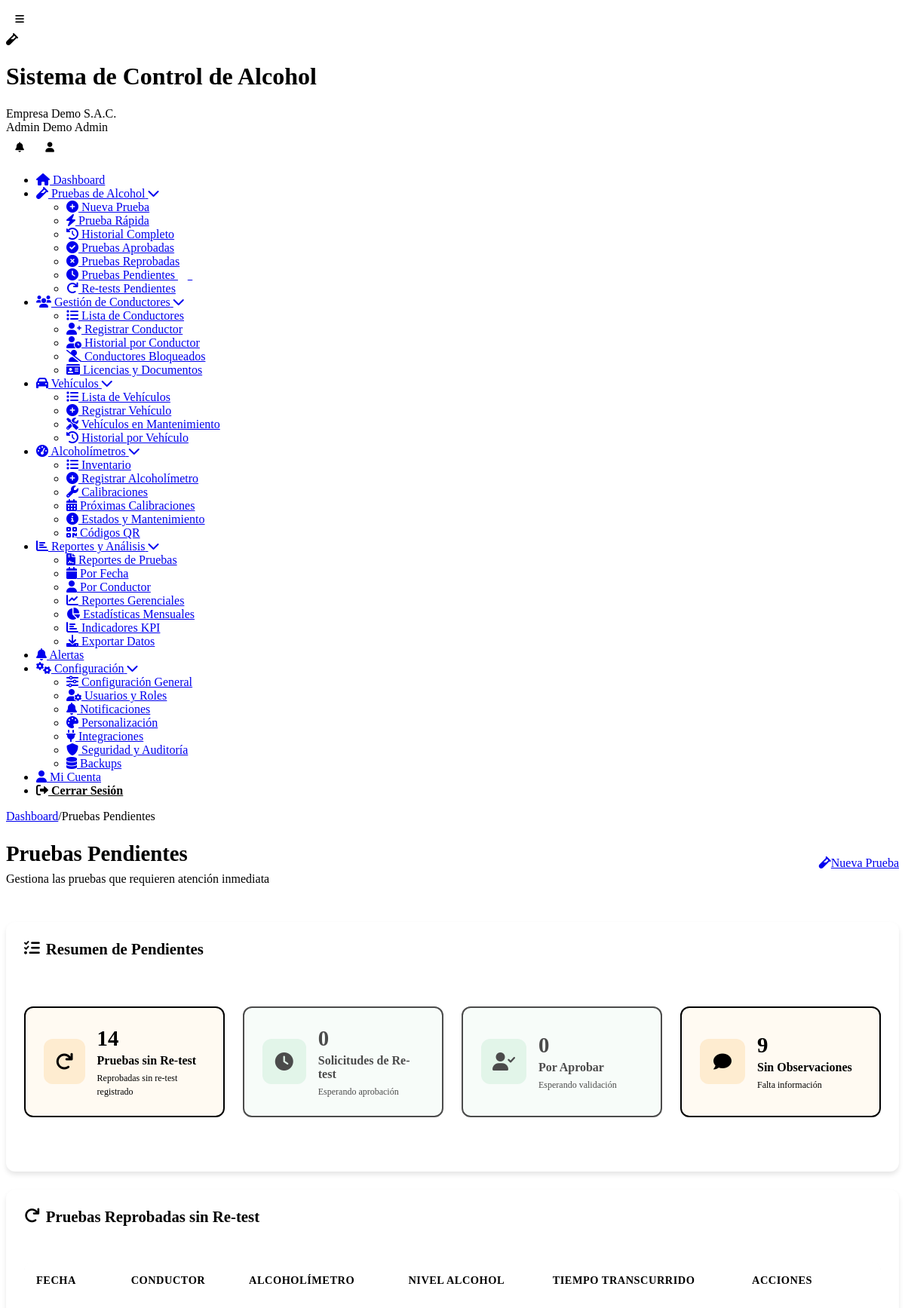
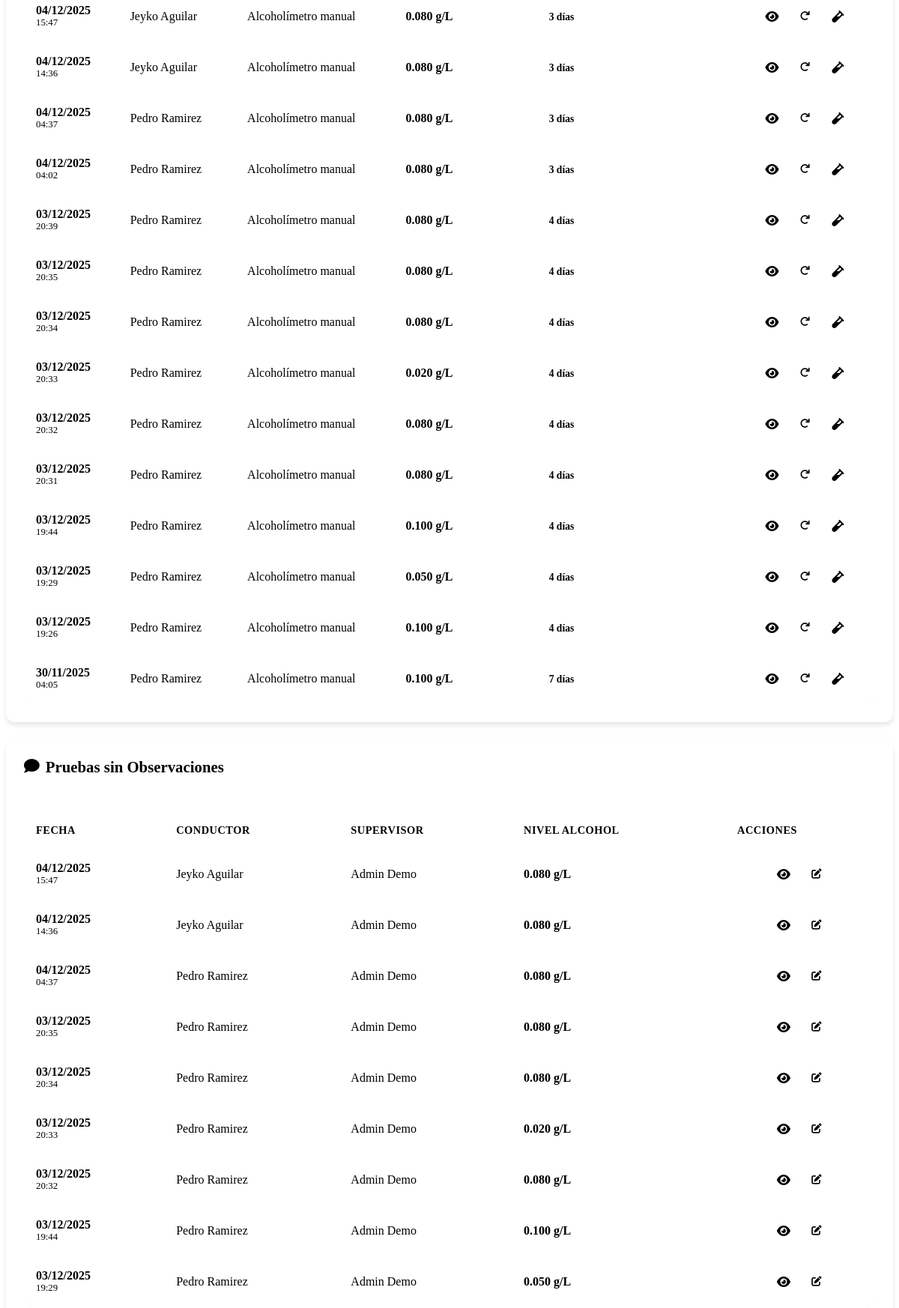
Screenshot of /pruebas-pendientes.php (signed in, upper part) with the database file from the repository (2 pictures, top to bottom).
### tables this page shows
CREATE TABLE `usuarios` (
  `id` int(11) NOT NULL,
  `cliente_id` int(11) DEFAULT NULL,
  `nombre` varchar(100) NOT NULL,
  `apellido` varchar(100) DEFAULT NULL,
  `email` varchar(255) NOT NULL,
  `password` varchar(255) NOT NULL,
  `telefono` varchar(20) DEFAULT NULL,
  `dni` varchar(15) DEFAULT NULL,
  `rol` enum('super_admin','admin','supervisor','operador','conductor','auditor') NOT NULL,
  `foto_perfil` varchar(255) DEFAULT NULL,
  `estado` tinyint(1) DEFAULT 1,
  `ultimo_login` timestamp NULL DEFAULT NULL,
  `token_recuperacion` varchar(100) DEFAULT NULL,
  `fecha_expiracion_token` datetime DEFAULT NULL,
  `intentos_login` int(11) DEFAULT 0,
  `bloqueado_hasta` datetime DEFAULT NULL,
  `fecha_creacion` timestamp NULL DEFAULT current_timestamp()
);

CREATE TABLE `clientes` (
  `id` int(11) NOT NULL,
  `nombre_empresa` varchar(255) NOT NULL,
  `ruc` varchar(20) NOT NULL,
  `direccion` text DEFAULT NULL,
  `telefono` varchar(20) DEFAULT NULL,
  `email_contacto` varchar(255) DEFAULT NULL,
  `plan_id` int(11) NOT NULL,
  `logo` varchar(255) DEFAULT NULL,
  `color_primario` varchar(7) DEFAULT '#2196F3',
  `color_secundario` varchar(7) DEFAULT '#1976D2',
  `fecha_registro` timestamp NULL DEFAULT current_timestamp(),
  `fecha_vencimiento` date DEFAULT NULL,
  `estado` enum('activo','inactivo','suspendido','prueba') DEFAULT 'prueba',
  `token_api` varchar(100) DEFAULT NULL,
  `modo_demo` tinyint(1) DEFAULT 1
);

CREATE TABLE `pruebas` (
  `id` int(11) NOT NULL,
  `cliente_id` int(11) NOT NULL,
  `alcoholimetro_id` int(11) NOT NULL,
  `conductor_id` int(11) NOT NULL,
  `supervisor_id` int(11) NOT NULL,
  `vehiculo_id` int(11) DEFAULT NULL,
  `nivel_alcohol` decimal(5,3) NOT NULL,
  `limite_permisible` decimal(5,3) DEFAULT 0.000,
  `resultado` enum('aprobado','reprobado') NOT NULL,
  `es_retest` tinyint(1) DEFAULT 0,
  `prueba_padre_id` int(11) DEFAULT NULL,
  `intento_numero` int(11) DEFAULT 1,
  `motivo_retest` varchar(100) DEFAULT NULL,
  `aprobado_por_supervisor` tinyint(1) DEFAULT 0,
  `fecha_aprobacion_retest` timestamp NULL DEFAULT NULL,
  `latitud` decimal(10,8) DEFAULT NULL,
  `longitud` decimal(11,8) DEFAULT NULL,
  `direccion_geocodificada` text DEFAULT NULL,
  `foto_evidencia` varchar(255) DEFAULT NULL,
  `firma_conductor` varchar(255) DEFAULT NULL,
  `firma_supervisor` varchar(255) DEFAULT NULL,
  `observaciones` text DEFAULT NULL,
  `fecha_prueba` timestamp NULL DEFAULT current_timestamp(),
  `sync_movil` tinyint(1) DEFAULT 0,
  `dispositivo_movil` varchar(100) DEFAULT NULL,
  `hash_verificacion` varchar(100) DEFAULT NULL,
  `temperatura_ambiente` decimal(4,2) DEFAULT NULL,
  `humedad_ambiente` decimal(4,2) DEFAULT NULL
);

CREATE TABLE `alcoholimetros` (
  `id` int(11) NOT NULL,
  `cliente_id` int(11) NOT NULL,
  `numero_serie` varchar(50) NOT NULL,
  `nombre_activo` varchar(100) NOT NULL,
  `modelo` varchar(50) DEFAULT NULL,
  `marca` varchar(50) DEFAULT NULL,
  `fecha_calibracion` date DEFAULT NULL,
  `proxima_calibracion` date DEFAULT NULL,
  `estado` enum('activo','inactivo','mantenimiento','calibracion') DEFAULT 'activo',
  `qr_code` varchar(255) DEFAULT NULL,
  `fecha_creacion` timestamp NULL DEFAULT current_timestamp(),
  `fecha_actualizacion` timestamp NULL DEFAULT current_timestamp() ON UPDATE current_timestamp()
);

CREATE TABLE `configuraciones` (
  `id` int(11) NOT NULL,
  `cliente_id` int(11) NOT NULL,
  `limite_alcohol_permisible` decimal(5,3) DEFAULT 0.000,
  `intervalo_retest_minutos` int(11) DEFAULT 15,
  `intentos_retest` int(11) DEFAULT 3,
  `requerir_geolocalizacion` tinyint(1) DEFAULT 1,
  `requerir_foto_evidencia` tinyint(1) DEFAULT 0,
  `requerir_firma_digital` tinyint(1) DEFAULT 1,
  `notificaciones_email` tinyint(1) DEFAULT 1,
  `notificaciones_sms` tinyint(1) DEFAULT 0,
  `notificaciones_push` tinyint(1) DEFAULT 1,
  `timezone` varchar(50) DEFAULT 'America/Lima',
  `idioma` enum('es','en','pt') DEFAULT 'es',
  `formato_fecha` varchar(20) DEFAULT 'd/m/Y',
  `fecha_actualizacion` timestamp NULL DEFAULT current_timestamp() ON UPDATE current_timestamp(),
  `nivel_advertencia` decimal(5,3) DEFAULT 0.025,
  `nivel_critico` decimal(5,3) DEFAULT 0.080,
  `unidad_medida` varchar(10) DEFAULT 'g/L',
  `bloqueo_conductor_horas` int(11) DEFAULT 24,
  `notificar_supervisor_retest` tinyint(1) DEFAULT 1,
  `requerir_aprobacion_supervisor` tinyint(1) DEFAULT 0,
  `requerir_observaciones` tinyint(1) DEFAULT 0,
  `tiempo_maximo_prueba_minutos` int(11) DEFAULT 10,
  `distancia_maxima_metros` int(11) DEFAULT 500,
  `notificaciones_whatsapp` tinyint(1) DEFAULT 0,
  `email_notificacion` varchar(255) DEFAULT NULL,
  `telefono_notificacion` varchar(20) DEFAULT NULL,
  `emails_adicionales` text DEFAULT NULL,
  `backup_diario` tinyint(1) DEFAULT 1,
  `backup_semanal` tinyint(1) DEFAULT 1,
  `backup_mensual` tinyint(1) DEFAULT 0,
  `retencion_dias` int(11) DEFAULT 30,
  `observaciones` text NOT NULL
);

### pruebas-pendientes.php (the view, shortened to what the rows shown need)
<?php
require_once __DIR__ . '/includes/Database.php';
$page_title = 'Pruebas Pendientes';
require_once __DIR__ . '/includes/header.php';
$db = new Database();
$cliente_id = $_SESSION['cliente_id'] ?? 0;
$configuracion = $db->fetchOne("
    SELECT limite_alcohol_permisible, nivel_advertencia, nivel_critico, unidad_medida,
           requerir_aprobacion_supervisor, intervalo_retest_minutos
    FROM configuraciones
    WHERE cliente_id = ?
", [$cliente_id]);
$pruebas_sin_retest = $db->fetchAll("
    SELECT p.*,
           a.nombre_activo as alcoholimetro_nombre,
           CONCAT(u_conductor.nombre, ' ', u_conductor.apellido) as conductor_nombre,
           u_conductor.dni as conductor_dni,
           CONCAT(u_supervisor.nombre, ' ', u_supervisor.apellido) as supervisor_nombre,
           v.placa as vehiculo_placa
    FROM pruebas p
    LEFT JOIN alcoholimetros a ON p.alcoholimetro_id = a.id
    LEFT JOIN usuarios u_conductor ON p.conductor_id = u_conductor.id
    LEFT JOIN usuarios u_supervisor ON p.supervisor_id = u_supervisor.id
    LEFT JOIN vehiculos v ON p.vehiculo_id = v.id
    WHERE p.cliente_id = ?
    AND p.resultado = 'reprobado'
    AND NOT EXISTS (
        SELECT 1 FROM pruebas pr
        WHERE pr.prueba_padre_id = p.id AND pr.cliente_id = p.cliente_id
    )
    AND NOT EXISTS (
        SELECT 1 FROM solicitudes_retest sr
        WHERE sr.prueba_original_id = p.id AND sr.estado = 'pendiente'
    )
    ORDER BY p.fecha_prueba DESC
    LIMIT 50
", [$cliente_id]);
$pruebas_sin_observaciones = $db->fetchAll("
    SELECT p.*,
           a.nombre_activo as alcoholimetro_nombre,
           CONCAT(u_conductor.nombre, ' ', u_conductor.apellido) as conductor_nombre,
           u_conductor.dni as conductor_dni,
           CONCAT(u_supervisor.nombre, ' ', u_supervisor.apellido) as supervisor_nombre
    FROM pruebas p
    LEFT JOIN alcoholimetros a ON p.alcoholimetro_id = a.id
    LEFT JOIN usuarios u_conductor ON p.conductor_id = u_conductor.id
    LEFT JOIN usuarios u_supervisor ON p.supervisor_id = u_supervisor.id
    WHERE p.cliente_id = ?
    AND (p.observaciones IS NULL OR p.observaciones = '')
    AND p.resultado = 'reprobado'
    ORDER BY p.fecha_prueba DESC
    LIMIT 50
", [$cliente_id]);
?>
<div class="content-body">
    <div class="dashboard-header">
        <div class="welcome-section">
            <h1><?php echo $page_title; ?></h1>
        </div>
    </div>
    <div class="crud-container">
        <?php if (!empty($pruebas_sin_retest)): ?>
        <div class="card">
            <div class="card-body">
                <div class="table-responsive">
                    <table class="data-table">
                        <thead>
                            <tr>
                                <th>Fecha</th>
                                <th>Conductor</th>
                                <th>Alcoholímetro</th>
                                <th>Nivel Alcohol</th>
                                <th>Tiempo Transcurrido</th>
                                <th>Acciones</th>
                            </tr>
                        </thead>
                        <tbody>
                            <?php foreach ($pruebas_sin_retest as $prueba):
                                $tiempo_transcurrido = time() - strtotime($prueba['fecha_prueba']);
                                $horas_transcurridas = floor($tiempo_transcurrido / 3600);
                                $dias_transcurridos = floor($horas_transcurridas / 24);
                            ?>
                            <tr>
                                <td>
                                    <div class="fecha-hora">
                                        <div class="fecha"><?php echo date('d/m/Y', strtotime($prueba['fecha_prueba'])); ?></div>
                                        <div class="hora"><?php echo date('H:i', strtotime($prueba['fecha_prueba'])); ?></div>
                                    </div>
                                </td>
                                <td><?php echo htmlspecialchars($prueba['conductor_nombre']); ?></td>
                                <td><?php echo htmlspecialchars($prueba['alcoholimetro_nombre']); ?></td>
                                <td>
                                    <span class="nivel-alcohol danger">
                                        <?php echo number_format($prueba['nivel_alcohol'], 3); ?> <?php echo $configuracion['unidad_medida']; ?>
                                    </span>
                                </td>
                                <td>
                                    <span class="tiempo-transcurrido <?php echo $dias_transcurridos > 1 ? 'text-danger' : 'text-warning'; ?>">
                                        <?php echo $dias_transcurridos > 0 ? $dias_transcurridos . ' días' : $horas_transcurridas . ' horas'; ?>
                                    </span>
                                </td>
                                <td class="action-buttons">
                                    <a href="nueva-prueba.php?editar=<?php echo $prueba['id']; ?>" class="btn-icon" title="Ver Detalles">
                                        <i class="fas fa-eye"></i>
                                    </a>
                                    <button type="button" class="btn-icon warning"
                                            title="Solicitar Re-test"
                                            onclick="solicitarRetest(<?php echo $prueba['id']; ?>, '<?php echo htmlspecialchars($prueba['conductor_nombre']); ?>')">
                                        <i class="fas fa-redo"></i>
                                    </button>
                                    <a href="prueba-rapida.php?conductor=<?php echo $prueba['conductor_id']; ?>&alcoholimetro=<?php echo $prueba['alcoholimetro_id']; ?>"
                                       class="btn-icon success" title="Realizar Re-test">
                                        <i class="fas fa-vial"></i>
                                    </a>
                                </td>
                            </tr>
                            <?php endforeach; ?>
                        </tbody>
                    </table>
                </div>
            </div>
        </div>
        <?php endif; ?>
        <?php if (!empty($pruebas_sin_observaciones)): ?>
        <div class="card">
            <div class="card-body">
                <div class="table-responsive">
                    <table class="data-table">
                        <thead>
                            <tr>
                                <th>Fecha</th>
                                <th>Conductor</th>
                                <th>Supervisor</th>
                                <th>Nivel Alcohol</th>
                                <th>Acciones</th>
                            </tr>
                        </thead>
                        <tbody>
                            <?php foreach ($pruebas_sin_observaciones as $prueba): ?>
                            <tr>
                                <td>
                                    <div class="fecha-hora">
                                        <div class="fecha"><?php echo date('d/m/Y', strtotime($prueba['fecha_prueba'])); ?></div>
                                        <div class="hora"><?php echo date('H:i', strtotime($prueba['fecha_prueba'])); ?></div>
                                    </div>
                                </td>
                                <td><?php echo htmlspecialchars($prueba['conductor_nombre']); ?></td>
                                <td><?php echo htmlspecialchars($prueba['supervisor_nombre']); ?></td>
                                <td>
                                    <span class="nivel-alcohol danger">
                                        <?php echo number_format($prueba['nivel_alcohol'], 3); ?> <?php echo $configuracion['unidad_medida']; ?>
                                    </span>
                                </td>
                                <td class="action-buttons">
                                    <a href="nueva-prueba.php?editar=<?php echo $prueba['id']; ?>" class="btn-icon" title="Ver Detalles">
                                        <i class="fas fa-eye"></i>
                                    </a>
                                    <button type="button" class="btn-icon primary"
                                            title="Agregar Observaciones"
                                            onclick="mostrarModalObservaciones(<?php echo $prueba['id']; ?>, '<?php echo htmlspecialchars($prueba['conductor_nombre']); ?>')">
                                        <i class="fas fa-edit"></i>
                                    </button>
                                </td>
                            </tr>
                            <?php endforeach; ?>
                        </tbody>
                    </table>
                </div>
            </div>
        </div>
        <?php endif; ?>
    </div>
</div>
<?php
require_once __DIR__ . '/includes/footer.php';
?>

### includes/header.php (shortened to what the rows shown need)
<?php
$database = new Database();
$user_id = $_SESSION['user_id'] ?? null;
$user_query = $database->fetchOne("
    SELECT u.*, c.nombre_empresa, c.logo, c.color_primario, c.color_secundario, p.nombre_plan
    FROM usuarios u
    LEFT JOIN clientes c ON u.cliente_id = c.id
    LEFT JOIN planes p ON c.plan_id = p.id
    WHERE u.id = ?
", [$user_id]);
?>
<!DOCTYPE html>
<html lang="es">
<head>
	<link rel="stylesheet" href="<?php echo BASE_URL; ?>/assets/css/simple-style.css">
    <link rel="stylesheet" href="<?php echo BASE_URL; ?>/assets/css/responsive.css">
	<link rel="stylesheet" href="<?php echo BASE_URL; ?>/assets/css/dashboard-enhancements.css">
    <link href="https://cdnjs.cloudflare.com/ajax/libs/font-awesome/6.0.0/css/all.min.css" rel="stylesheet">
</head>
<body>
    <div class="app-container">
        <header class="app-header">
            <div class="header-content">
                <div class="brand-section">
                    <div class="brand-text">
                        <h1 class="app-name"><?php echo SITE_NAME; ?></h1>
                        <span class="client-name"><?php echo htmlspecialchars($user_query['nombre_empresa'] ?? 'Empresa'); ?></span>
                    </div>
                </div>
                <div class="user-menu">
                    <div class="user-info">
                        <span class="user-name"><?php echo htmlspecialchars(($user_query['nombre'] ?? 'Usuario') . ' ' . ($user_query['apellido'] ?? 'Sistema')); ?></span>
                        <span class="user-role"><?php echo ucfirst(str_replace('_', ' ', $user_query['rol'] ?? 'usuario')); ?></span>
                    </div>
                </div>
            </div>
        </header>
        <div class="main-content">
            <main class="content-area">
                <div class="content-body">

### rows the page displays
usuarios: cliente.nombre_empresa "Empresa Demo S.A.C.", nombre+apellido "Admin Demo", rol "Admin"
pruebas: fecha_prueba "04/12/2025", fecha_prueba "15:47", conductor_nombre "Jeyko Aguilar", alcoholimetro.nombre_activo "Alcoholímetro manual", nivel_alcohol "0.080", supervisor_nombre "Admin Demo"
configuraciones: unidad_medida "g/L"
pruebas: fecha_prueba "04/12/2025", fecha_prueba "14:36", conductor_nombre "Jeyko Aguilar", alcoholimetro.nombre_activo "Alcoholímetro manual", nivel_alcohol "0.080", supervisor_nombre "Admin Demo"
pruebas: fecha_prueba "04/12/2025", fecha_prueba "04:37", conductor_nombre "Pedro Ramirez", alcoholimetro.nombre_activo "Alcoholímetro manual", nivel_alcohol "0.080", supervisor_nombre "Admin Demo"
pruebas: fecha_prueba "04/12/2025", fecha_prueba "04:02", conductor_nombre "Pedro Ramirez", alcoholimetro.nombre_activo "Alcoholímetro manual", nivel_alcohol "0.080"
pruebas: fecha_prueba "03/12/2025", fecha_prueba "20:39", conductor_nombre "Pedro Ramirez", alcoholimetro.nombre_activo "Alcoholímetro manual", nivel_alcohol "0.080"
pruebas: fecha_prueba "03/12/2025", fecha_prueba "20:35", conductor_nombre "Pedro Ramirez", alcoholimetro.nombre_activo "Alcoholímetro manual", nivel_alcohol "0.080", supervisor_nombre "Admin Demo"
pruebas: fecha_prueba "03/12/2025", fecha_prueba "20:34", conductor_nombre "Pedro Ramirez", alcoholimetro.nombre_activo "Alcoholímetro manual", nivel_alcohol "0.080", supervisor_nombre "Admin Demo"
pruebas: fecha_prueba "03/12/2025", fecha_prueba "20:33", conductor_nombre "Pedro Ramirez", alcoholimetro.nombre_activo "Alcoholímetro manual", nivel_alcohol "0.020", supervisor_nombre "Admin Demo"
pruebas: fecha_prueba "03/12/2025", fecha_prueba "20:32", conductor_nombre "Pedro Ramirez", alcoholimetro.nombre_activo "Alcoholímetro manual", nivel_alcohol "0.080", supervisor_nombre "Admin Demo"
pruebas: fecha_prueba "03/12/2025", fecha_prueba "20:31", conductor_nombre "Pedro Ramirez", alcoholimetro.nombre_activo "Alcoholímetro manual", nivel_alcohol "0.080"
pruebas: fecha_prueba "03/12/2025", fecha_prueba "19:44", conductor_nombre "Pedro Ramirez", alcoholimetro.nombre_activo "Alcoholímetro manual", nivel_alcohol "0.100", supervisor_nombre "Admin Demo"
pruebas: fecha_prueba "03/12/2025", fecha_prueba "19:29", conductor_nombre "Pedro Ramirez", alcoholimetro.nombre_activo "Alcoholímetro manual", nivel_alcohol "0.050", supervisor_nombre "Admin Demo"
pruebas: fecha_prueba "03/12/2025", fecha_prueba "19:26", conductor_nombre "Pedro Ramirez", alcoholimetro.nombre_activo "Alcoholímetro manual", nivel_alcohol "0.100"
pruebas: fecha_prueba "30/11/2025", fecha_prueba "04:05", conductor_nombre "Pedro Ramirez", alcoholimetro.nombre_activo "Alcoholímetro manual", nivel_alcohol "0.100"

### other values shown
SITE_NAME "Sistema de Control de Alcohol"
$crumb "Dashboard"
$crumb "Pruebas Pendientes"
$page_title "Pruebas Pendientes"
count($pruebas_sin_retest) "14"
count($solicitudes_retest_pendientes) "0"
count($pruebas_por_aprobar) "0"
count($pruebas_sin_observaciones) "9"
